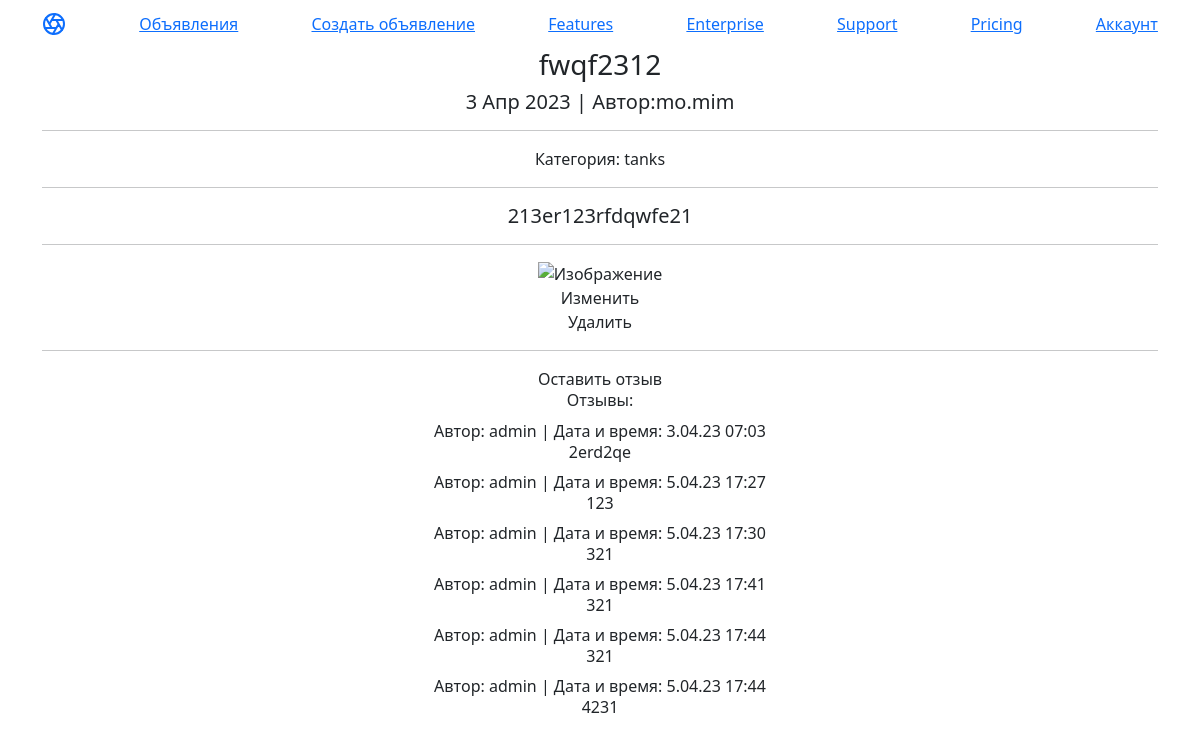
/ads/6, run on the app's committed database.
### ads/models.py (models this page shows, shortened)
class Ad(models.Model):
    title = models.CharField(max_length=128)
    text = models.TextField()
    author = models.ForeignKey(User, on_delete=models.CASCADE)
    category = models.CharField(max_length=20, choices=CAT)
    date_create = models.DateTimeField(auto_now_add=True)
    content = models.FileField(upload_to='ad_content/', blank=True)

class Response(models.Model):
    ad = models.ForeignKey(Ad, on_delete=models.CASCADE, related_name='response')
    author = models.ForeignKey(User, on_delete=models.CASCADE)
    date_create = models.DateTimeField(auto_now_add=True)
    text = models.TextField()
    accept = models.BooleanField(default=False)

### ads/views.py (the view)
# urls.py: path('<int:pk>', AdDetail.as_view(), name='ad'),
class AdDetail(DetailView):
    model = Ad
    template_name = 'ads/ad.html'
    context_object_name = 'ad'
    def get_context_data(self, **kwargs):
        context = super().get_context_data(**kwargs)
        ad = self.get_object().id
        responses = Response.objects.filter(ad=ad)
        context['response'] = responses
        return context

### templates/ads/ad.html (shortened to what this page needs)
{% extends 'ads/default.html' %}
{% block content %}
<h3>{{ ad.title }}</h3>
<h5>{{ ad.date_create|date:'j M Y' }} | Автор:{{ ad.author }}</h5>
    <hr>
    <h8>Категория: {{ ad.category }} </h8>
<hr>
<h5>{{ ad.text }}</h5>
<hr>
<img src=" {{ ad.content.name }}" alt="Изображение">
<a class="nav-link" href="{{ ad.id }}/update ">Изменить</a>
<a class="nav-link" href="{{ ad.id }}/delete ">Удалить</a>
<hr>
<a class="nav-link" href="{{ ad.id }}/res_create ">Оставить отзыв</a>
  <h6>Отзывы:</h6>
        {% for res in response %}
            {% if res.accept %}
                <h8>Автор: {{ res.author }} | Дата и время: {{ res.date_create|date:'j.m.y H:i' }}</h8>
                <h6>{{ res.text }}</h6>
            {% endif %}
        {% endfor %}
{% endblock %}

### data on the page
Ad: title "fwqf2312", date_create "3 Апр 2023", author "mo.mim", category "tanks", text "213er123rfdqwfe21"
Response: author "admin", date_create "3.04.23 07:03", text "2erd2qe"
Response: author "admin", date_create "5.04.23 17:27", text "123"
Response: author "admin", date_create "5.04.23 17:30", text "321"
Response: author "admin", date_create "5.04.23 17:41", text "321"
Response: author "admin", date_create "5.04.23 17:44", text "321"
Response: author "admin", date_create "5.04.23 17:44", text "4231"
